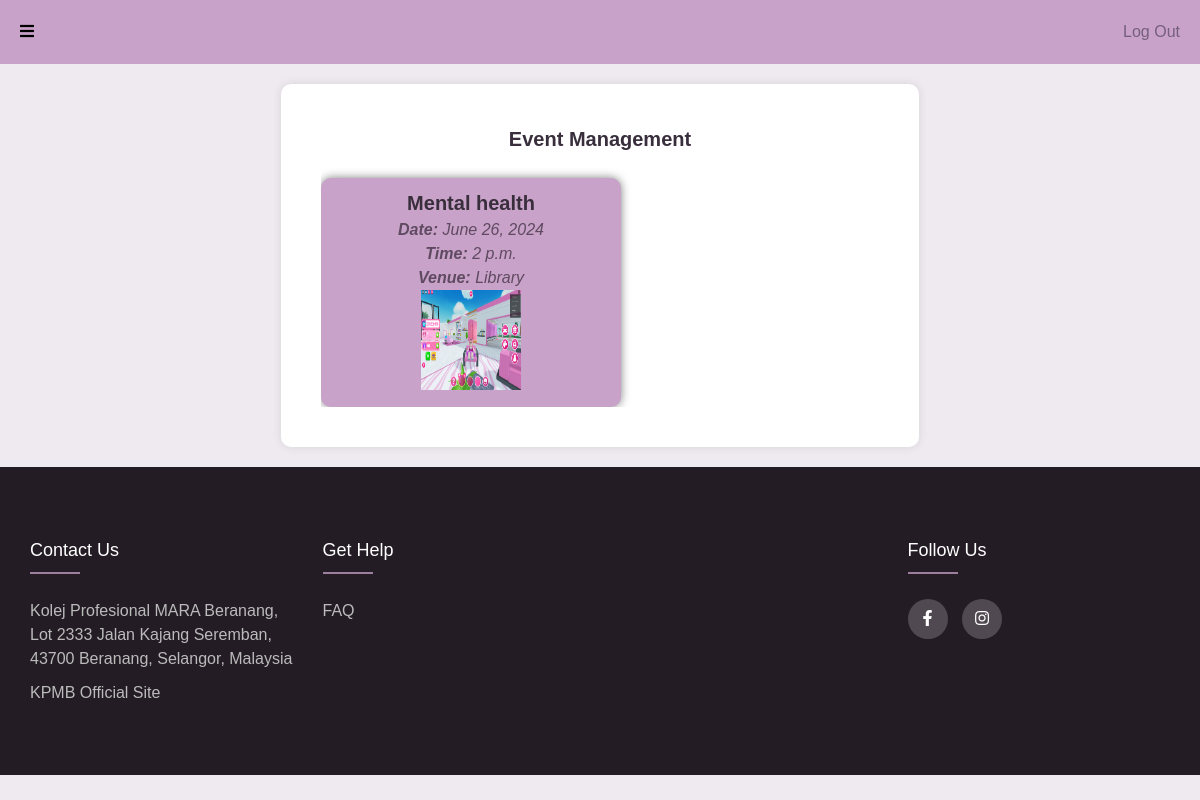
/KPMB_Peers/MemberEvent/, run on the app's committed database.
### peers_page/models.py (models this page shows)
class Events(models.Model):
    eventname = models.CharField(max_length=128)
    date = models.DateField(max_length=10)
    time = models.TimeField(max_length=40)
    venue = models.CharField(max_length=50)
    post_at = models.DateTimeField(auto_now_add=True)
    event_Main_Img = models.ImageField(upload_to='images/')

### peers_page/views.py (the view)
# urls.py: path("MemberEvent/", views.memberevent, name="memberevent"),
def memberevent(request):
    data4 = Events.objects.all()
    context6 = {
        'data4':data4
    }
    return render (request, "memberevent.html", context6)

### peers_page/templates/memberevent.html (shortened to what this page needs)
<!DOCTYPE html>
<html lang="en">
<head>
  <link rel="stylesheet" href="https://cdnjs.cloudflare.com/ajax/libs/font-awesome/5.15.4/css/all.min.css">
</head>
<body>
  {% load static %}
  <header>
    <div id="toggle-sidebar"><i class="fas fa-bars"></i></div>
    <nav>
      <ul>
        <li><a href="{% url 'homepage' %}">Log Out</a></li>
      </ul>
    </nav>
  </header>
  <main>
    <div class="event-container">
      <h2>Event Management</h2>
      <div class="scrollable-container">
        <div class="scrollable-events">
          {% for x in data4 %}
          <form action="" method="post" enctype="multipart/form-data">
            <br><div class="scrollable-event">
              <h3>{{ x.eventname }}</h3>
              <p><strong>Date:</strong> {{ x.date }}</p>
              <p><strong>Time:</strong> {{ x.time }}</p>
              <p><strong>Venue:</strong> {{ x.venue }}</p>
              <img src="{{ x.event_Main_Img.url }}" style="height: 100px; width: 100px; margin: auto;"><br>
            </div>
          </form>
          {% endfor %}
        </div>
      </div>
    </div>
  </main>
  <footer class="footer">
    <div class="container">
     <div class="row">
       <div class="footer-col">
         <h4>Contact Us</h4>
         <ul>
           <li>Kolej Profesional MARA Beranang,
            Lot 2333 Jalan Kajang Seremban,
            43700 Beranang, Selangor, Malaysia</li>
           <li><a href="#">KPMB official site</a></li>
         </ul>
       </div>
       <div class="footer-col">
         <h4>get help</h4>
         <ul>
           <li><a href="#">FAQ</a></li>
         </ul>
       </div>
       <div class="footer-col">
       </div>
       <div class="footer-col">
         <h4>follow us</h4>
         <div class="social-links">
           <a href="#"><i class="fab fa-facebook-f"></i></a>
           <a href="#"><i class="fab fa-instagram"></i></a>
         </div>
       </div>
     </div>
    </div>
 </footer>
</body>
</html>

### peers_page/templates/memberevent.html (style rules this page uses)
body { line-height: 1.5; font-family: Arial, sans-serif; margin: 0; padding: 0; background-color: #eeeaef; }
header { background-color: #C8A2C8; padding: 20px; display: flex; justify-content: space-between; align-items: center; position: relative; z-index: 2; }
header nav ul { list-style: none; margin: 0; padding: 0; display: flex; }
header nav li { margin-left: 20px; }
header nav a { text-decoration: none; color: #765f7c; }
h2 { color: #392e3c; font-size: 20px; margin: auto; }
h3 { color: #392e3c; font-size: 20px; text-align: center; }
a { color: #765f7c; }
main { padding: 20px; }
img { width: 200px; height: 70px; }
* { margin:0; padding:0; box-sizing: border-box; }
.container { max-width: 1170px; margin:auto; }
.row { display: flex; flex-wrap: wrap; }
ul { list-style: none; }
.footer { background-color: #241c25; padding: 70px 0; }
.footer-col { width: 25%; padding: 0 15px; }
.footer-col h4 { font-size: 18px; color: #ffffff; text-transform: capitalize; margin-bottom: 35px; font-weight: 500; position: relative; }
.footer-col h4::before { content: ''; position: absolute; left:0; bottom: -10px; background-color: #9d7f9d; height: 2px; box-sizing: border-box; width: 50px; }
.footer-col ul li:not(:last-child) { margin-bottom: 10px; }
.footer-col ul li a { font-size: 16px; text-transform: capitalize; color: #ffffff; text-decoration: none; font-weight: 300; color: #bbbbbb; display: block; transition: all 0.3s ease; }
.footer-col .social-links a { display: inline-block; height: 40px; width: 40px; background-color: rgba(255,255,255,0.2); margin:0 10px 10px 0; text-align: center; line-height: 40px; border-radius: 50%; color: #ffffff; transition: all 0.5s ease; }
li { color: #bbbbbb; }
.scrollable-container { overflow-x: auto; white-space: nowrap; }
.scrollable-events { display: flex; }
.scrollable-event { flex: 0 0 auto; width: 300px; height: fit-content; margin-right: 20px; padding: 10px; background-color: #c8a2c8; border-radius: 10px; box-shadow: 0 0 10px rgba(0, 0, 0, 0.5); text-align: center; }
.scrollable-event h3 { color: #392e3c; }
.scrollable-event p { color: #5f4a61; font-style: italic; }
.event-container { max-width: 55%; margin: 0 auto; background-color: #fff; padding: 40px; border-radius: 10px; box-shadow: 0 0 10px rgba(0, 0, 0, 0.1); }
.event-container h2 { text-align: center; }

### data on the page
Events: eventname "Mental health", date "June 26, 2024", time "2 p.m.", venue "Library", event_Main_Img (picture)
